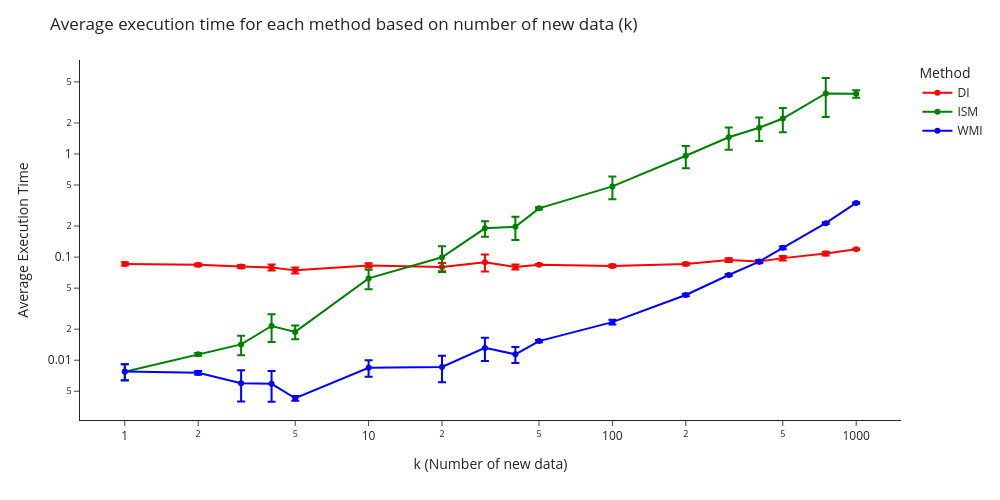

Notebook code for this chart:
### Markdown cell above
## Plot number of new data vs. execution time for each method

### Code cell
fig_k_time = px.line(data_1287_grouped_for_plot, x="k", y="time_mean", color="method", error_y="time_std", markers=True, color_discrete_sequence=["red", "green", "blue"])
fig_k_time.update_layout(
    title="Average execution time for each method based on number of new data (k)",
    xaxis_title="k (Number of new data)",
    yaxis_title="Average Execution Time",
    yaxis_type="log",
    xaxis_type="log",
    legend_title="Method",
    template="simple_white",
    font=dict(size=12),
    width=1000,
    height=500
)
fig_k_time.show()

### Figure 1 — Plotly figure (JSON) as saved in the notebook; plotly's stock layout.template omitted (floating-point values rounded to 4 significant figures)
{"data": [{"error_y": {"array": [0.003124, 0.002697, 0.002755, 0.005235, 0.00506, 0.003944, 0.007325, 0.01679, 0.004344, 0.001259, 0.002475, 0.002538, 0.003957, 0.003382, 0.004852, 0.004365, 0.002012]}, "hovertemplate": "method=DI<br>k=%{x}<br>time_mean=%{y}<extra></extra>", "legendgroup": "DI", "line": {"color": "red", "dash": "solid"}, "marker": {"symbol": "circle"}, "mode": "lines+markers", "name": "DI", "orientation": "v", "showlegend": true, "type": "scatter", "x": [1, 2, 3, 4, 5, 10, 20, 30, 40, 50, 100, 200, 300, 400, 500, 750, 1000], "xaxis": "x", "y": [0.08595, 0.08422, 0.08087, 0.07942, 0.07438, 0.08315, 0.0802, 0.08924, 0.08028, 0.0845, 0.08219, 0.08573, 0.09368, 0.09057, 0.09777, 0.1083, 0.1189], "yaxis": "y"}, {"error_y": {"array": [0.001375, 0.0003562, 0.003045, 0.006431, 0.002898, 0.01325, 0.02783, 0.03224, 0.05019, 0.008049, 0.1212, 0.2355, 0.3568, 0.4619, 0.5849, 1.589, 0.3245]}, "hovertemplate": "method=ISM<br>k=%{x}<br>time_mean=%{y}<extra></extra>", "legendgroup": "ISM", "line": {"color": "green", "dash": "solid"}, "marker": {"symbol": "circle"}, "mode": "lines+markers", "name": "ISM", "orientation": "v", "showlegend": true, "type": "scatter", "x": [1, 2, 3, 4, 5, 10, 20, 30, 40, 50, 100, 200, 300, 400, 500, 750, 1000], "xaxis": "x", "y": [0.007743, 0.01142, 0.01424, 0.02148, 0.01884, 0.06216, 0.0996, 0.19, 0.1967, 0.297, 0.4851, 0.9613, 1.453, 1.795, 2.207, 3.867, 3.83], "yaxis": "y"}, {"error_y": {"array": [0.001376, 0.0003175, 0.002002, 0.00194, 0.0002238, 0.001532, 0.002474, 0.003317, 0.001992, 0.0003918, 0.001272, 0.001211, 0.001632, 0.002378, 0.00366, 0.004125, 0.006023]}, "hovertemplate": "method=WMI<br>k=%{x}<br>time_mean=%{y}<extra></extra>", "legendgroup": "WMI", "line": {"color": "blue", "dash": "solid"}, "marker": {"symbol": "circle"}, "mode": "lines+markers", "name": "WMI", "orientation": "v", "showlegend": true, "type": "scatter", "x": [1, 2, 3, 4, 5, 10, 20, 30, 40, 50, 100, 200, 300, 400, 500, 750, 1000], "xaxis": "x", "y": [0.007787, 0.007552, 0.00599, 0.005903, 0.004279, 0.008458, 0.008606, 0.01317, 0.01141, 0.01532, 0.02342, 0.04289, 0.06708, 0.09022, 0.1229, 0.2134, 0.3351], "yaxis": "y"}], "layout": {"font": {"size": 12}, "height": 500, "legend": {"title": {"text": "Method"}, "tracegroupgap": 0}, "margin": {"t": 60}, "title": {"text": "Average execution time for each method based on number of new data (k)"}, "width": 1000, "xaxis": {"anchor": "y", "domain": [0, 1], "title": {"text": "k (Number of new data)"}, "type": "log"}, "yaxis": {"anchor": "x", "domain": [0, 1], "title": {"text": "Average Execution Time"}, "type": "log"}}}
